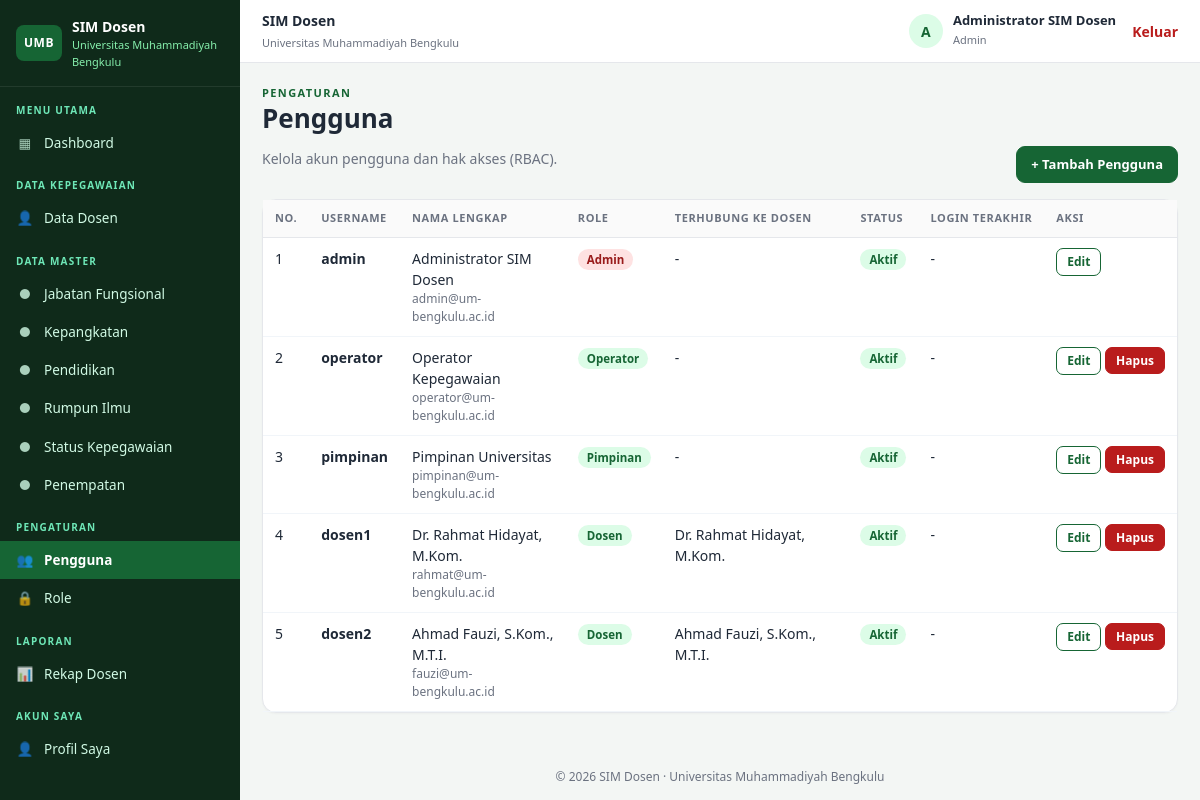
The page /pengguna.php (signed in) on the database its author committed.
### tables this page shows
CREATE TABLE `pengguna` (
  `id_pengguna` INT UNSIGNED NOT NULL AUTO_INCREMENT,
  `username` VARCHAR(50) NOT NULL,
  `password` VARCHAR(255) NOT NULL,
  `nama_lengkap` VARCHAR(150) NOT NULL,
  `email` VARCHAR(120) DEFAULT NULL,
  `id_role` INT UNSIGNED NOT NULL,
  `id_dosen` INT UNSIGNED DEFAULT NULL,
  `aktif` TINYINT(1) NOT NULL DEFAULT 1,
  `last_login` DATETIME DEFAULT NULL,
  `created_at` TIMESTAMP NOT NULL DEFAULT CURRENT_TIMESTAMP,
  PRIMARY KEY (`id_pengguna`),
  UNIQUE KEY `uq_username` (`username`),
  KEY `fk_pengguna_role` (`id_role`),
  KEY `fk_pengguna_dosen` (`id_dosen`),
  CONSTRAINT `fk_pengguna_role` FOREIGN KEY (`id_role`) REFERENCES `roles` (`id_role`) ON DELETE RESTRICT ON UPDATE CASCADE,
  CONSTRAINT `fk_pengguna_dosen` FOREIGN KEY (`id_dosen`) REFERENCES `dosen` (`id_dosen`) ON DELETE SET NULL ON UPDATE CASCADE
);

CREATE TABLE `roles` (
  `id_role` INT UNSIGNED NOT NULL AUTO_INCREMENT,
  `kode_role` VARCHAR(30) NOT NULL,
  `nama_role` VARCHAR(60) NOT NULL,
  `deskripsi` VARCHAR(255) DEFAULT NULL,
  PRIMARY KEY (`id_role`),
  UNIQUE KEY `uq_kode_role` (`kode_role`)
);

CREATE TABLE `dosen` (
  `id_dosen` INT UNSIGNED NOT NULL AUTO_INCREMENT,
  `nomor_registrasi` VARCHAR(30) NOT NULL,
  `nuptk` VARCHAR(20) DEFAULT NULL,
  `nama` VARCHAR(150) NOT NULL,
  `nip` VARCHAR(25) DEFAULT NULL,
  `id_jabatan` INT UNSIGNED DEFAULT NULL,
  `id_pangkat` INT UNSIGNED DEFAULT NULL,
  `id_pendidikan` INT UNSIGNED DEFAULT NULL,
  `id_rumpun` INT UNSIGNED DEFAULT NULL,
  `status_serdos` ENUM('Sudah','Belum') NOT NULL DEFAULT 'Belum',
  `id_status` INT UNSIGNED DEFAULT NULL,
  `ikatan_kerja` ENUM('Dosen Tetap','Dosen Tidak Tetap') NOT NULL DEFAULT 'Dosen Tetap',
  `status_aktivitas` ENUM('Aktif','Cuti','Tugas Belajar','Izin Belajar','Pensiun') NOT NULL DEFAULT 'Aktif',
  `id_penempatan` INT UNSIGNED DEFAULT NULL,
  `created_at` TIMESTAMP NOT NULL DEFAULT CURRENT_TIMESTAMP,
  `updated_at` TIMESTAMP NOT NULL DEFAULT CURRENT_TIMESTAMP ON UPDATE CURRENT_TIMESTAMP,
  PRIMARY KEY (`id_dosen`),
  UNIQUE KEY `uq_nomor_registrasi` (`nomor_registrasi`),
  KEY `idx_nama` (`nama`),
  KEY `fk_dosen_jabatan` (`id_jabatan`),
  KEY `fk_dosen_pangkat` (`id_pangkat`),
  KEY `fk_dosen_pendidikan` (`id_pendidikan`),
  KEY `fk_dosen_rumpun` (`id_rumpun`),
  KEY `fk_dosen_status` (`id_status`),
  KEY `fk_dosen_penempatan` (`id_penempatan`),
  CONSTRAINT `fk_dosen_jabatan` FOREIGN KEY (`id_jabatan`) REFERENCES `jabatan_fungsional` (`id_jabatan`) ON DELETE RESTRICT ON UPDATE CASCADE,
  CONSTRAINT `fk_dosen_pangkat` FOREIGN KEY (`id_pangkat`) REFERENCES `kepangkatan` (`id_pangkat`) ON DELETE RESTRICT ON UPDATE CASCADE,
  CONSTRAINT `fk_dosen_pendidikan` FOREIGN KEY (`id_pendidikan`) REFERENCES `pendidikan` (`id_pendidikan`) ON DELETE RESTRICT ON UPDATE CASCADE,
  CONSTRAINT `fk_dosen_rumpun` FOREIGN KEY (`id_rumpun`) REFERENCES `rumpun_ilmu` (`id_rumpun`) ON DELETE RESTRICT ON UPDATE CASCADE,
  CONSTRAINT `fk_dosen_status` FOREIGN KEY (`id_status`) REFERENCES `status_kepegawaian` (`id_status`) ON DELETE RESTRICT ON UPDATE CASCADE,
  CONSTRAINT `fk_dosen_penempatan` FOREIGN KEY (`id_penempatan`) REFERENCES `penempatan` (`id_penempatan`) ON DELETE RESTRICT ON UPDATE CASCADE
);

### includes/auth.php (called while the page is built, shortened)
<?php
function role_perms()
{
    return array(
        'admin' => array('dosen.view', 'dosen.create', 'dosen.edit', 'dosen.delete', 'master.view', 'master.manage',
            'pengguna.manage', 'roles.manage', 'laporan.view', 'profil.self'),
        'operator' => array('dosen.view', 'dosen.create', 'dosen.edit', 'dosen.delete', 'master.view', 'master.manage',
            'laporan.view', 'profil.self'),
        'pimpinan' => array('dosen.view', 'master.view', 'laporan.view', 'profil.self'),
        'dosen' => array('profil.self'),
    );
}
function current_user()
{
    return isset($_SESSION['user']) ? $_SESSION['user'] : null;
}
function can($perm)
{
    $u = current_user();
    $all = role_perms();
    return isset($all[$u['role']]) && in_array($perm, $all[$u['role']], true);
}

### includes/db.php (called while the page is built, shortened)
<?php
function db()
{
    $opts = array(
        PDO::ATTR_ERRMODE            => PDO::ERRMODE_EXCEPTION,
        PDO::ATTR_DEFAULT_FETCH_MODE => PDO::FETCH_ASSOC,
        PDO::ATTR_EMULATE_PREPARES   => false,
    );
    foreach (explode(',', DB_PORTS) as $port) {
        try {
            $dsn = 'mysql:host=' . DB_HOST . ';port=' . trim($port) . ';dbname=' . DB_NAME . ';charset=utf8mb4';
            $pdo = new PDO($dsn, DB_USER, DB_PASS, $opts);
            return $pdo;
        } catch (PDOException $e) {
            $last = $e->getMessage();
        }
    }
}

### pengguna.php (the view, shortened to what this page needs)
<?php
$active = 'pengguna';
$rows = db()->query('SELECT p.*, r.nama_role, r.kode_role, d.nama AS nama_dosen FROM pengguna p
    JOIN roles r ON r.id_role = p.id_role LEFT JOIN dosen d ON d.id_dosen = p.id_dosen ORDER BY r.id_role, p.username')->fetchAll();
$me = current_user();
include __DIR__ . '/includes/header.php';
?>
<div class="page-head"><div><div class="eyebrow">Pengaturan</div><h1>Pengguna</h1><p class="muted">Kelola akun pengguna dan hak akses (RBAC).</p></div>
  <a class="btn btn-primary" href="pengguna_form.php">+ Tambah Pengguna</a></div>
<div class="card"><div class="table-wrap"><table class="tbl">
  <thead><tr><th>No.</th><th>Username</th><th>Nama Lengkap</th><th>Role</th><th>Terhubung ke Dosen</th><th>Status</th><th>Login Terakhir</th><th>Aksi</th></tr></thead><tbody>
  <?php $no = 0; foreach ($rows as $r): $no++; ?>
  <tr><td><?= $no ?></td><td><strong><?= e($r['username']) ?></strong></td>
    <td><?= e($r['nama_lengkap']) ?><span class="sub"><?= dash($r['email']) ?></span></td>
    <td><?= badge($r['nama_role'], $r['kode_role'] === 'admin' ? 'red' : 'green') ?></td>
    <td><?= dash($r['nama_dosen']) ?></td>
    <td><?= $r['aktif'] ? badge('Aktif', 'green') : badge('Nonaktif', 'gray') ?></td>
    <td><?= tgl($r['last_login']) ?></td>
    <td class="actions"><a class="btn btn-sm btn-outline" href="pengguna_form.php?id=<?= (int) $r['id_pengguna'] ?>">Edit</a>
      <?php if ((int) $r['id_pengguna'] !== $me['id']): ?>
      <form class="inline" method="post" action="pengguna_hapus.php" data-confirm="Hapus pengguna <?= e($r['username']) ?>?"><?= csrf_field() ?>
        <input type="hidden" name="id" value="<?= (int) $r['id_pengguna'] ?>"><button class="btn btn-sm btn-danger" type="submit">Hapus</button></form>
      <?php endif; ?></td></tr>
  <?php endforeach; ?>
  </tbody></table></div></div>
<?php include __DIR__ . '/includes/footer.php'; ?>

### includes/header.php (shortened to what this page needs)
<?php
$u = current_user();
$active = isset($active) ? $active : '';
function menu_item($href, $label, $key, $active, $icon)
{
    $cls = ($key === $active) ? 'nav-item active' : 'nav-item';
    return '<a class="' . $cls . '" href="' . e($href) . '"><span class="ico">' . $icon . '</span>' . e($label) . '</a>';
}
$masters = array(
    'jabatan_fungsional' => 'Jabatan Fungsional', 'kepangkatan' => 'Kepangkatan', 'pendidikan' => 'Pendidikan',
    'rumpun_ilmu' => 'Rumpun Ilmu', 'status_kepegawaian' => 'Status Kepegawaian', 'penempatan' => 'Penempatan',
);
?><!doctype html>
<html lang="id">
<head>
<link rel="stylesheet" href="assets/style.css">
</head>
<body class="app">
<aside class="sidebar" id="sidebar">
  <div class="brand"><span class="logo">UMB</span><div><strong><?= e(APP_NAME) ?></strong><small><?= e(APP_INSTITUSI) ?></small></div></div>
  <nav>
    <div class="nav-title">Menu Utama</div>
    <?= menu_item('dashboard.php', 'Dashboard', 'dashboard', $active, '&#9638;') ?>
    <?php if (can('dosen.view')): ?>
      <div class="nav-title">Data Kepegawaian</div>
      <?= menu_item('dosen.php', 'Data Dosen', 'dosen', $active, '&#128100;') ?>
    <?php endif; ?>
    <?php if (can('master.view')): ?>
      <div class="nav-title">Data Master</div>
      <?php foreach ($masters as $k => $lbl): ?>
        <?= menu_item('master.php?t=' . $k, $lbl, 'master:' . $k, $active, '&#9679;') ?>
      <?php endforeach; ?>
    <?php endif; ?>
    <?php if (can('pengguna.manage') || can('roles.manage')): ?>
      <div class="nav-title">Pengaturan</div>
      <?php if (can('pengguna.manage')) echo menu_item('pengguna.php', 'Pengguna', 'pengguna', $active, '&#128101;'); ?>
      <?php if (can('roles.manage')) echo menu_item('master.php?t=roles', 'Role', 'master:roles', $active, '&#128274;'); ?>
    <?php endif; ?>
    <?php if (can('laporan.view')): ?>
      <div class="nav-title">Laporan</div>
      <?= menu_item('laporan.php', 'Rekap Dosen', 'laporan', $active, '&#128202;') ?>
    <?php endif; ?>
    <div class="nav-title">Akun Saya</div>
    <?= menu_item('profil.php', 'Profil Saya', 'profil', $active, '&#128100;') ?>
  </nav>
</aside>
<div class="main">
  <header class="topbar">
    <div class="top-title"><strong><?= e(APP_NAME) ?></strong><small><?= e(APP_INSTITUSI) ?></small></div>
    <div class="top-user">
      <span class="avatar"><?= e(strtoupper(substr($u['nama'], 0, 1))) ?></span>
      <div class="who"><strong><?= e($u['nama']) ?></strong><small><?= e($u['role_nama']) ?></small></div>
      <a class="logout" href="logout.php" onclick="return confirm('Apakah Anda yakin ingin keluar?')">Keluar</a>
    </div>
  </header>
  <main class="content">

### includes/helpers.php (shortened to what this page needs)
<?php
function e($v)
{
    return htmlspecialchars((string) $v, ENT_QUOTES, 'UTF-8');
}
function tgl($s)
{
    if (!$s) {
        return '-';
    }
    return date('d-m-Y H:i', strtotime($s));
}
function badge($text, $kind = 'gray')
{
    return '<span class="badge badge-' . e($kind) . '">' . e($text) . '</span>';
}
function dash($v)
{
    return ($v === null || $v === '') ? '-' : e($v);
}

### assets/style.css (style rules this page uses)
:root { --green:#166534;--green-d:#0f2a1a;--green-l:#dcfce7;--bg:#f3f6f4;--card:#fff;--text:#1f2937;--muted:#6b7280;--line:#e5e7eb;--red:#b91c1c;--amber:#b45309;--blue:#1d4ed8 }
* { box-sizing:border-box }
html,body { margin:0 }
body { font-family:system-ui,-apple-system,"Segoe UI",Roboto,Arial,sans-serif;background:var(--bg);color:var(--text);font-size:14px;line-height:1.5 }
a { color:var(--green);text-decoration:none }
h1,h2,h3 { margin:0 0 6px;line-height:1.25 }
.muted { color:var(--muted) }
.app .sidebar { position:fixed;inset:0 auto 0 0;width:240px;background:var(--green-d);color:#d1fae5;overflow-y:auto;z-index:30;padding-bottom:20px }
.brand { display:flex;gap:10px;align-items:center;padding:16px;border-bottom:1px solid rgba(255,255,255,.08) }
.brand strong { display:block;color:#fff }
.brand small { display:block;font-size:11px;color:#86efac }
.logo { background:var(--green);color:#fff;font-weight:700;font-size:12px;padding:9px 8px;border-radius:8px;letter-spacing:.5px }
.nav-title { font-size:10px;letter-spacing:1.2px;text-transform:uppercase;color:#6ee7b7;padding:16px 16px 6px;font-weight:700 }
.nav-item { display:flex;gap:10px;align-items:center;padding:9px 16px;color:#d1fae5;font-size:13.5px }
.nav-item .ico { width:18px;text-align:center;opacity:.8 }
.nav-item.active { background:var(--green);color:#fff;font-weight:600 }
.main { margin-left:240px;min-height:100vh;display:flex;flex-direction:column }
.topbar { display:flex;align-items:center;gap:12px;background:#fff;border-bottom:1px solid var(--line);padding:10px 22px;position:sticky;top:0;z-index:20 }
.top-title strong { display:block }
.top-title small { color:var(--muted);font-size:11px }
.top-user { margin-left:auto;display:flex;align-items:center;gap:10px }
.avatar { width:34px;height:34px;border-radius:50%;background:var(--green-l);color:var(--green);display:grid;place-items:center;font-weight:700 }
.who strong { display:block;font-size:13px;line-height:1.2 }
.who small { color:var(--muted);font-size:11px }
.logout { color:var(--red);font-weight:600;margin-left:6px }
.content { padding:22px;flex:1;width:100%;max-width:1400px }
.eyebrow { font-size:11px;letter-spacing:1.4px;text-transform:uppercase;color:var(--green);font-weight:700 }
.page-head { display:flex;justify-content:space-between;align-items:flex-end;gap:12px;flex-wrap:wrap;margin-bottom:16px }
.page-head h1 { font-size:26px }
.card { background:var(--card);border:1px solid var(--line);border-radius:14px;box-shadow:0 1px 2px rgba(0,0,0,.03);margin-bottom:18px }
.btn { display:inline-block;border:1px solid var(--line);background:#fff;color:var(--text);padding:8px 14px;border-radius:9px;font-size:13px;font-weight:600;cursor:pointer;font-family:inherit }
.btn-primary { background:var(--green);border-color:var(--green);color:#fff }
.btn-danger { background:var(--red);border-color:var(--red);color:#fff }
.btn-outline { border-color:var(--green);color:var(--green) }
.btn-sm { padding:4px 10px;font-size:12px;border-radius:7px }
.inline { display:inline }
.badge { display:inline-block;padding:2px 9px;border-radius:999px;font-size:11.5px;font-weight:600;white-space:nowrap }
.badge-green { background:#dcfce7;color:#166534 }
.badge-red { background:#fee2e2;color:#991b1b }
.table-wrap { overflow-x:auto }
table.tbl { width:100%;border-collapse:collapse }
.tbl th { font-size:11px;letter-spacing:.6px;text-transform:uppercase;color:var(--muted);text-align:left;padding:10px 12px;border-bottom:1px solid var(--line);white-space:nowrap;background:#fafafa }
.tbl td { padding:10px 12px;border-bottom:1px solid #f1f5f9;vertical-align:top }
.tbl .sub { display:block;color:var(--muted);font-size:12px }
.actions { white-space:nowrap }

### rows shown on the page
pengguna: nama_lengkap "A", nama_lengkap "Administrator SIM Dosen", username "admin", email "admin@um-bengkulu.ac.id", id_role.nama_role "Admin Aktif", nama_dosen "-", last_login "-"
roles: nama_role "Admin"
pengguna: username "operator", nama_lengkap "Operator Kepegawaian", email "operator@um-bengkulu.ac.id", id_role.nama_role "Operator Aktif", nama_dosen "-", last_login "-"
pengguna: username "pimpinan", nama_lengkap "Pimpinan Universitas", email "pimpinan@um-bengkulu.ac.id", id_role.nama_role "Pimpinan Aktif", nama_dosen "-", last_login "-"
pengguna: username "dosen1", nama_lengkap "Dr. Rahmat Hidayat, M.Kom.", email "rahmat@um-bengkulu.ac.id", id_role.nama_role "Dosen Aktif", id_dosen.nama "Dr. Rahmat Hidayat, M.Kom.", last_login "-"
pengguna: username "dosen2", nama_lengkap "Ahmad Fauzi, S.Kom., M.T.I.", email "fauzi@um-bengkulu.ac.id", id_role.nama_role "Dosen Aktif", id_dosen.nama "Ahmad Fauzi, S.Kom., M.T.I.", last_login "-"

### other values the page prints
APP_NAME "SIM Dosen"
APP_INSTITUSI "Universitas Muhammadiyah Bengkulu"
$icon "▦ 👤 👥 🔒 📊 👤"
$label "Dashboard Data Dosen Pengguna Role Rekap Dosen Profil Saya"
$label "Jabatan Fungsional"
$label "Kepangkatan"
$label "Pendidikan"
$label "Rumpun Ilmu"
$label "Status Kepegawaian"
$label "Penempatan"
